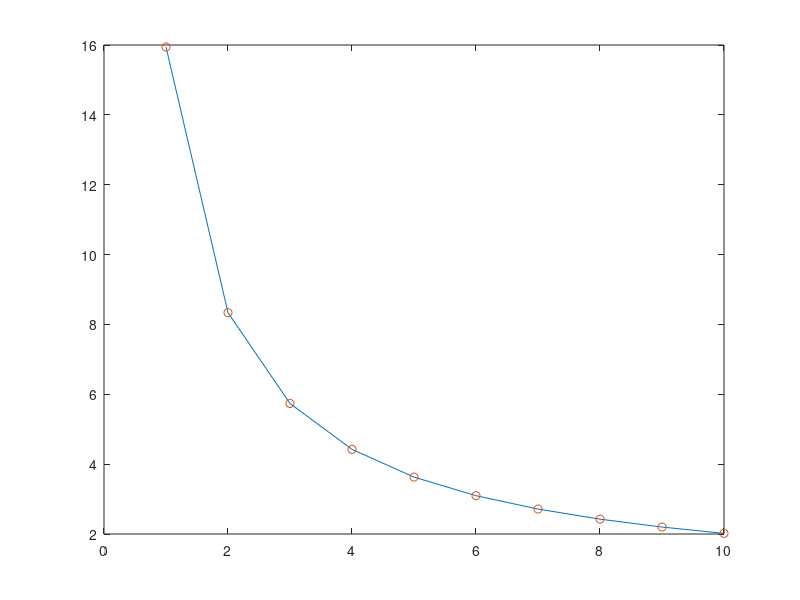

The MATLAB source for this figure: (Note: this script raises an error after producing the figure.)
%% Cost Analysis
% Fonte Manned Spacecraft, Forza
clc; clear
L_tot = 10;       % Total number of launcher to be considered
Price = 4.5;      % [mln dollars]
for i = 1:L_tot
n_dev = 4;        % 4 anni di development
L = i;            % number of launches
D = 10000*n_dev;  % Non-recurring development cost
N = 1;            % years for the amortiz. (lifetime of the project)
% Cost development coefficients (Liquid Rocket)
n = L ;           % total number of units
S = 0.7;            % learning constant
ai = 187;
bi = 0.60; 

Cd = (D)/L ;      % senza ammortamento, per aggiungerlo si complica la formula

%CFUr = 77*10^6;   % Reused theoretical cost of the first unit 
Stage1 = 2000*1400;
B747 = 6.5*10^6;
Motori1 = 8*450000;

CFUr = Motori1 + B747 + Stage1;
%CFUsp = 50*10^6;  % theoretical cost of the first unit of second stage 
CFUsp = 2000*200 +450000 ;

B = 1 + log(S)/log(2);   % learning factor

fl = n^(B-1);     % learning curve factor
Costsecondstage= ((CFUsp)* n^B)/L/CFUsp;
P = CFUr  + (CFUsp)* n^B; % total production of n vehicles

Cp = P/L;  

%Cops = 10^7;      % Average for unmanned and reusable
Cops = 10^5;

F1 = 0.15;        % 0.10-0.15 aging factor
F2 = 1.10;        % 1.05-1.10 aging factor

if i >= 2
Cf = F1*F2*(Stage1+Motori1)/L_tot;
else
    Cf = 0;
end

Cr = 30000;

Ci = 0.15*Cp;     % insurance, "he insurance rate has typically been considered 
                  % as a percentage, say around 15%, of the cost of the launch

Cll = Ci + Cr +Cf + Cp + Cops;
Cl(i) = Cll/10^6;
end

plot(1:L_tot,Cl)
hold on
plot(1:L_tot,Cl,'o')
yline(Price,'--','Price we want to sell a launch')
[~,ROI_ID] = max(Cl<4.5);
grid on
xline(ROI_ID,'--','Min N. of launches to break even')
hold on; xlabel('Number of launches'); ylabel('Mln $'); grid on
title('Cost per launch to have ROI')



% 360 kg + 40 kg (40 a motore), secondo stadio, massa totale inerte 1400
% 450 mila a motore

               



